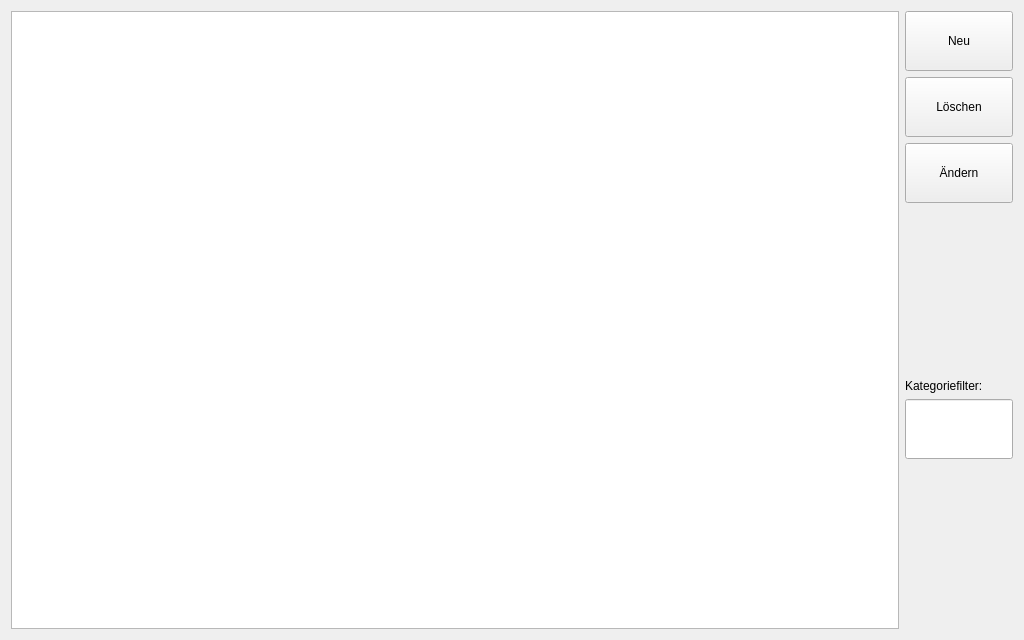
<?xml version="1.0" encoding="UTF-8"?>
<ui version="4.0">
 <author>Copyright 2016 Christian Kvasny</author>
 <class>CategoryWidget</class>
 <widget class="QWidget" name="CategoryWidget">
  <property name="geometry">
   <rect>
    <x>0</x>
    <y>0</y>
    <width>1024</width>
    <height>640</height>
   </rect>
  </property>
  <property name="windowTitle">
   <string>Gruppen</string>
  </property>
  <layout class="QHBoxLayout" name="horizontalLayout">
   <item>
    <widget class="QTableView" name="tableView">
     <property name="alternatingRowColors">
      <bool>true</bool>
     </property>
     <property name="selectionMode">
      <enum>QAbstractItemView::SingleSelection</enum>
     </property>
     <property name="selectionBehavior">
      <enum>QAbstractItemView::SelectRows</enum>
     </property>
    </widget>
   </item>
   <item>
    <layout class="QVBoxLayout" name="verticalLayout">
     <item>
      <widget class="QrkPushButton" name="plus">
       <property name="sizePolicy">
        <sizepolicy hsizetype="Preferred" vsizetype="Fixed">
         <horstretch>0</horstretch>
         <verstretch>0</verstretch>
        </sizepolicy>
       </property>
       <property name="minimumSize">
        <size>
         <width>0</width>
         <height>60</height>
        </size>
       </property>
       <property name="text">
        <string>Neu</string>
       </property>
       <property name="icon">
        <iconset>
         <normaloff>:src/icons/new.png</normaloff>:src/icons/new.png</iconset>
       </property>
       <property name="iconSize">
        <size>
         <width>32</width>
         <height>32</height>
        </size>
       </property>
      </widget>
     </item>
     <item>
      <widget class="QrkPushButton" name="minus">
       <property name="sizePolicy">
        <sizepolicy hsizetype="Preferred" vsizetype="Fixed">
         <horstretch>0</horstretch>
         <verstretch>0</verstretch>
        </sizepolicy>
       </property>
       <property name="minimumSize">
        <size>
         <width>0</width>
         <height>60</height>
        </size>
       </property>
       <property name="text">
        <string>Löschen</string>
       </property>
       <property name="icon">
        <iconset>
         <normaloff>:src/icons/eraser.png</normaloff>:src/icons/eraser.png</iconset>
       </property>
       <property name="iconSize">
        <size>
         <width>32</width>
         <height>32</height>
        </size>
       </property>
      </widget>
     </item>
     <item>
      <widget class="QrkPushButton" name="edit">
       <property name="sizePolicy">
        <sizepolicy hsizetype="Preferred" vsizetype="Fixed">
         <horstretch>0</horstretch>
         <verstretch>0</verstretch>
        </sizepolicy>
       </property>
       <property name="minimumSize">
        <size>
         <width>0</width>
         <height>60</height>
        </size>
       </property>
       <property name="text">
        <string>Ändern</string>
       </property>
       <property name="icon">
        <iconset>
         <normaloff>:src/icons/edit.png</normaloff>:src/icons/edit.png</iconset>
       </property>
       <property name="iconSize">
        <size>
         <width>32</width>
         <height>32</height>
        </size>
       </property>
      </widget>
     </item>
     <item>
      <spacer name="verticalSpacer">
       <property name="orientation">
        <enum>Qt::Vertical</enum>
       </property>
       <property name="sizeHint" stdset="0">
        <size>
         <width>20</width>
         <height>40</height>
        </size>
       </property>
      </spacer>
     </item>
     <item>
      <widget class="QLabel" name="label">
       <property name="text">
        <string>Kategoriefilter:</string>
       </property>
      </widget>
     </item>
     <item>
      <widget class="QLineEdit" name="groupFilter">
       <property name="enabled">
        <bool>true</bool>
       </property>
       <property name="sizePolicy">
        <sizepolicy hsizetype="Preferred" vsizetype="Fixed">
         <horstretch>0</horstretch>
         <verstretch>0</verstretch>
        </sizepolicy>
       </property>
       <property name="minimumSize">
        <size>
         <width>0</width>
         <height>60</height>
        </size>
       </property>
      </widget>
     </item>
     <item>
      <spacer name="verticalSpacer_2">
       <property name="orientation">
        <enum>Qt::Vertical</enum>
       </property>
       <property name="sizeHint" stdset="0">
        <size>
         <width>20</width>
         <height>40</height>
        </size>
       </property>
      </spacer>
     </item>
    </layout>
   </item>
  </layout>
 </widget>
 <customwidgets>
  <customwidget>
   <class>QrkPushButton</class>
   <extends>QPushButton</extends>
   <header>qrkpushbutton.h</header>
  </customwidget>
 </customwidgets>
 <resources/>
 <connections/>
</ui>
